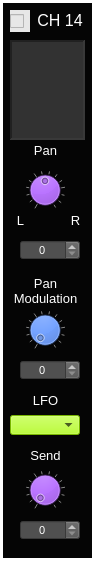
  <widget class="CustomFrame" name="frame_MixerChannel_14">
   <property name="geometry">
    <rect>
     <x>1310</x>
     <y>10</y>
     <width>95</width>
     <height>561</height>
    </rect>
   </property>
   <property name="styleSheet">
    <string notr="true">background-color: rgb(5, 5, 5);
color: rgb(255, 255, 255);</string>
   </property>
   <property name="frameShape">
    <enum>QFrame::Panel</enum>
   </property>
   <property name="frameShadow">
    <enum>QFrame::Plain</enum>
   </property>
   <property name="lineWidth">
    <number>3</number>
   </property>
   <property name="midLineWidth">
    <number>1</number>
   </property>
   <widget class="QLabel" name="label_ADSRtitle_14">
    <property name="geometry">
     <rect>
      <x>35</x>
      <y>10</y>
      <width>50</width>
      <height>20</height>
     </rect>
    </property>
    <property name="font">
     <font>
      <pointsize>12</pointsize>
     </font>
    </property>
    <property name="styleSheet">
     <string notr="true">color: rgb(255, 255, 255);</string>
    </property>
    <property name="text">
     <string>CH 14</string>
    </property>
    <property name="alignment">
     <set>Qt::AlignCenter</set>
    </property>
   </widget>
   <widget class="QTextEdit" name="textEdit_MixerChanText_14">
    <property name="geometry">
     <rect>
      <x>10</x>
      <y>40</y>
      <width>75</width>
      <height>100</height>
     </rect>
    </property>
    <property name="focusPolicy">
     <enum>Qt::NoFocus</enum>
    </property>
    <property name="styleSheet">
     <string notr="true">background-color: rgb(50,50,50);</string>
    </property>
    <property name="frameShape">
     <enum>QFrame::Panel</enum>
    </property>
    <property name="lineWidth">
     <number>2</number>
    </property>
    <property name="midLineWidth">
     <number>2</number>
    </property>
    <property name="readOnly">
     <bool>true</bool>
    </property>
   </widget>
   <widget class="QLabel" name="label_201">
    <property name="geometry">
     <rect>
      <x>25</x>
      <y>140</y>
      <width>41</width>
      <height>21</height>
     </rect>
    </property>
    <property name="font">
     <font>
      <pointsize>10</pointsize>
     </font>
    </property>
    <property name="styleSheet">
     <string notr="true">color: rgb(255, 255, 255);</string>
    </property>
    <property name="text">
     <string>Pan</string>
    </property>
    <property name="alignment">
     <set>Qt::AlignCenter</set>
    </property>
   </widget>
   <widget class="CustomDial" name="dial_MixerChPan_14">
    <property name="geometry">
     <rect>
      <x>25</x>
      <y>170</y>
      <width>40</width>
      <height>40</height>
     </rect>
    </property>
    <property name="focusPolicy">
     <enum>Qt::NoFocus</enum>
    </property>
    <property name="styleSheet">
     <string notr="true">background-color: rgb(170, 85, 255);</string>
    </property>
    <property name="minimum">
     <number>0</number>
    </property>
    <property name="maximum">
     <number>100</number>
    </property>
    <property name="value">
     <number>50</number>
    </property>
    <property name="wrapping">
     <bool>false</bool>
    </property>
    <property name="notchTarget">
     <double>8.000000000000000</double>
    </property>
    <property name="notchesVisible">
     <bool>true</bool>
    </property>
   </widget>
   <widget class="QLabel" name="label_202">
    <property name="geometry">
     <rect>
      <x>10</x>
      <y>210</y>
      <width>21</width>
      <height>21</height>
     </rect>
    </property>
    <property name="font">
     <font>
      <pointsize>10</pointsize>
     </font>
    </property>
    <property name="styleSheet">
     <string notr="true">color: rgb(255, 255, 255);</string>
    </property>
    <property name="text">
     <string>L</string>
    </property>
    <property name="alignment">
     <set>Qt::AlignCenter</set>
    </property>
   </widget>
   <widget class="QLabel" name="label_203">
    <property name="geometry">
     <rect>
      <x>65</x>
      <y>210</y>
      <width>21</width>
      <height>21</height>
     </rect>
    </property>
    <property name="font">
     <font>
      <pointsize>10</pointsize>
     </font>
    </property>
    <property name="styleSheet">
     <string notr="true">color: rgb(255, 255, 255);</string>
    </property>
    <property name="text">
     <string>R</string>
    </property>
    <property name="alignment">
     <set>Qt::AlignCenter</set>
    </property>
   </widget>
   <widget class="QLabel" name="label_204">
    <property name="geometry">
     <rect>
      <x>10</x>
      <y>270</y>
      <width>71</width>
      <height>41</height>
     </rect>
    </property>
    <property name="font">
     <font>
      <pointsize>10</pointsize>
     </font>
    </property>
    <property name="styleSheet">
     <string notr="true">color: rgb(255, 255, 255);</string>
    </property>
    <property name="text">
     <string>Pan
Modulation</string>
    </property>
    <property name="alignment">
     <set>Qt::AlignCenter</set>
    </property>
   </widget>
   <widget class="QLabel" name="label_205">
    <property name="geometry">
     <rect>
      <x>25</x>
      <y>445</y>
      <width>41</width>
      <height>21</height>
     </rect>
    </property>
    <property name="font">
     <font>
      <pointsize>10</pointsize>
     </font>
    </property>
    <property name="styleSheet">
     <string notr="true">color: rgb(255, 255, 255);</string>
    </property>
    <property name="text">
     <string>Send</string>
    </property>
    <property name="alignment">
     <set>Qt::AlignCenter</set>
    </property>
   </widget>
   <widget class="CustomDial" name="dial_MixerChSend_14">
    <property name="geometry">
     <rect>
      <x>25</x>
      <y>470</y>
      <width>40</width>
      <height>40</height>
     </rect>
    </property>
    <property name="focusPolicy">
     <enum>Qt::NoFocus</enum>
    </property>
    <property name="styleSheet">
     <string notr="true">background-color: rgb(170, 85, 255);</string>
    </property>
    <property name="maximum">
     <number>100</number>
    </property>
    <property name="value">
     <number>0</number>
    </property>
    <property name="wrapping">
     <bool>false</bool>
    </property>
    <property name="notchTarget">
     <double>8.000000000000000</double>
    </property>
    <property name="notchesVisible">
     <bool>true</bool>
    </property>
   </widget>
   <widget class="CustomComboBox" name="comboBox_MixerChPanModLfo_14">
    <property name="geometry">
     <rect>
      <x>10</x>
      <y>415</y>
      <width>70</width>
      <height>20</height>
     </rect>
    </property>
    <property name="font">
     <font>
      <pointsize>8</pointsize>
     </font>
    </property>
    <property name="focusPolicy">
     <enum>Qt::NoFocus</enum>
    </property>
    <property name="styleSheet">
     <string notr="true">selection-background-color: rgb(255, 0, 0);
color: rgb(0,0,0);
border-color: rgb(0, 0, 0);
background-color: rgb(170, 255, 0);
</string>
    </property>
    <property name="currentText">
     <string/>
    </property>
    <property name="currentIndex">
     <number>-1</number>
    </property>
    <property name="maxVisibleItems">
     <number>4</number>
    </property>
   </widget>
   <widget class="QLabel" name="label_109">
    <property name="geometry">
     <rect>
      <x>20</x>
      <y>390</y>
      <width>51</width>
      <height>21</height>
     </rect>
    </property>
    <property name="font">
     <font>
      <pointsize>10</pointsize>
     </font>
    </property>
    <property name="styleSheet">
     <string notr="true">color: rgb(255, 255, 255);</string>
    </property>
    <property name="text">
     <string>LFO</string>
    </property>
    <property name="alignment">
     <set>Qt::AlignCenter</set>
    </property>
   </widget>
   <widget class="CustomDial" name="dial_MixerChPanModLevel_14">
    <property name="geometry">
     <rect>
      <x>25</x>
      <y>310</y>
      <width>40</width>
      <height>40</height>
     </rect>
    </property>
    <property name="focusPolicy">
     <enum>Qt::NoFocus</enum>
    </property>
    <property name="styleSheet">
     <string notr="true">background-color: rgb(0, 85, 255);</string>
    </property>
    <property name="minimum">
     <number>0</number>
    </property>
    <property name="maximum">
     <number>100</number>
    </property>
    <property name="value">
     <number>0</number>
    </property>
    <property name="wrapping">
     <bool>false</bool>
    </property>
    <property name="notchTarget">
     <double>8.000000000000000</double>
    </property>
    <property name="notchesVisible">
     <bool>true</bool>
    </property>
   </widget>
   <widget class="QSpinBox" name="spinBox_MixerChPanModLevel_14">
    <property name="geometry">
     <rect>
      <x>20</x>
      <y>360</y>
      <width>60</width>
      <height>20</height>
     </rect>
    </property>
    <property name="font">
     <font>
      <pointsize>8</pointsize>
     </font>
    </property>
    <property name="focusPolicy">
     <enum>Qt::NoFocus</enum>
    </property>
    <property name="styleSheet">
     <string notr="true">background-color: rgb(80,80,80);
color: rgb(255, 255, 255);</string>
    </property>
    <property name="alignment">
     <set>Qt::AlignCenter</set>
    </property>
    <property name="readOnly">
     <bool>false</bool>
    </property>
    <property name="accelerated">
     <bool>true</bool>
    </property>
    <property name="maximum">
     <number>100</number>
    </property>
    <property name="value">
     <number>0</number>
    </property>
   </widget>
   <widget class="CustomCheckBox" name="checkBox_MixerChanActivity_14">
    <property name="geometry">
     <rect>
      <x>10</x>
      <y>10</y>
      <width>20</width>
      <height>22</height>
     </rect>
    </property>
    <property name="font">
     <font>
      <pointsize>12</pointsize>
     </font>
    </property>
    <property name="focusPolicy">
     <enum>Qt::NoFocus</enum>
    </property>
    <property name="styleSheet">
     <string notr="true">background-color: rgb(231, 231, 231);</string>
    </property>
    <property name="text">
     <string/>
    </property>
    <property name="checkable">
     <bool>true</bool>
    </property>
   </widget>
   <widget class="QSpinBox" name="spinBox_MixerChPan_14">
    <property name="geometry">
     <rect>
      <x>20</x>
      <y>240</y>
      <width>60</width>
      <height>20</height>
     </rect>
    </property>
    <property name="font">
     <font>
      <pointsize>8</pointsize>
     </font>
    </property>
    <property name="focusPolicy">
     <enum>Qt::NoFocus</enum>
    </property>
    <property name="styleSheet">
     <string notr="true">background-color: rgb(80,80,80);
color: rgb(255, 255, 255);</string>
    </property>
    <property name="alignment">
     <set>Qt::AlignCenter</set>
    </property>
    <property name="readOnly">
     <bool>false</bool>
    </property>
    <property name="accelerated">
     <bool>true</bool>
    </property>
    <property name="maximum">
     <number>100</number>
    </property>
    <property name="value">
     <number>0</number>
    </property>
   </widget>
   <widget class="QSpinBox" name="spinBox_MixerChSend_14">
    <property name="geometry">
     <rect>
      <x>20</x>
      <y>520</y>
      <width>60</width>
      <height>20</height>
     </rect>
    </property>
    <property name="font">
     <font>
      <pointsize>8</pointsize>
     </font>
    </property>
    <property name="focusPolicy">
     <enum>Qt::NoFocus</enum>
    </property>
    <property name="styleSheet">
     <string notr="true">background-color: rgb(80,80,80);
color: rgb(255, 255, 255);</string>
    </property>
    <property name="alignment">
     <set>Qt::AlignCenter</set>
    </property>
    <property name="readOnly">
     <bool>false</bool>
    </property>
    <property name="accelerated">
     <bool>true</bool>
    </property>
    <property name="maximum">
     <number>100</number>
    </property>
    <property name="value">
     <number>0</number>
    </property>
   </widget>
  </widget>
